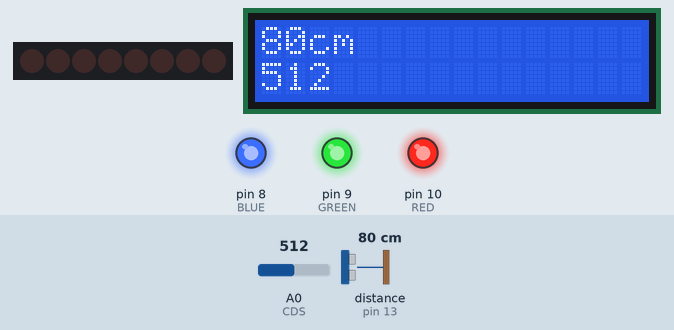
This sketch was run on a simulated Arduino Uno, built with avr-gcc and run on an emulated ATmega328P. On the bench: 8 shift-register outputs drawn as a row of LEDs (first output left, lit = HIGH), 16×2 character LCD, output pins drawn as LEDs (lit = HIGH). Wiring (inferred from the names in the program): ultrasonic range finder: trigger pin 12; echo pin 13; shift register (74HC595): data pin 2; shift clock pin 3; latch pin 4. Wiring (inferred from the signals the program sends): row of LEDs: on Q0, Q1, Q2, Q3, Q4, Q5, Q6, Q7. Inputs (shaded band) come from the test bench; at power-on: A0 (CDS) = 512, distance to the obstacle (sensor on pin 13) 80 cm. The echo pulse lasts 58.3 µs per cm; pins used as bus, display or sensor lines are not drawn.

Above: at 0.2 s.
1.3 s: A0 (CDS) set to 33
At 2.7 s:
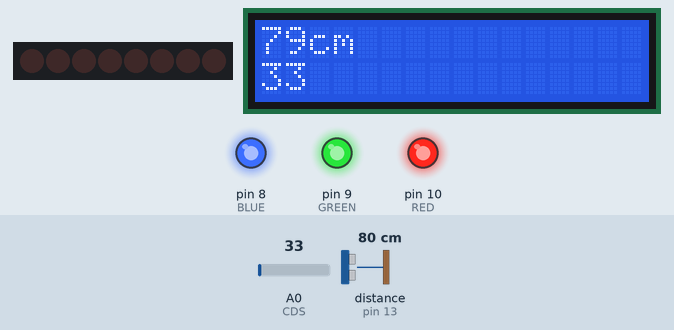
5.6 s: A0 (CDS) set to 28
At 6.5 s:
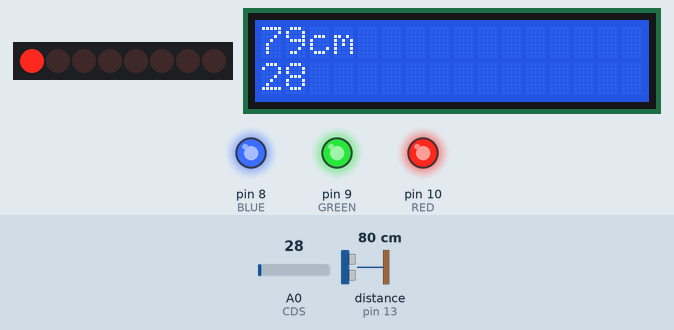
9.4 s: distance to the obstacle (sensor on pin 13) set to 33 cm
At 11.0 s:
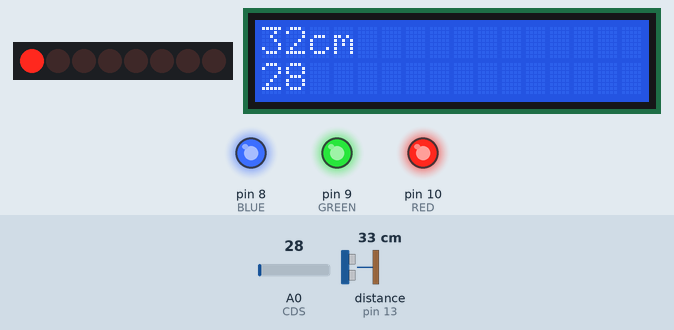
12.7 s: distance to the obstacle (sensor on pin 13) set to 27 cm
At 14.62 s:
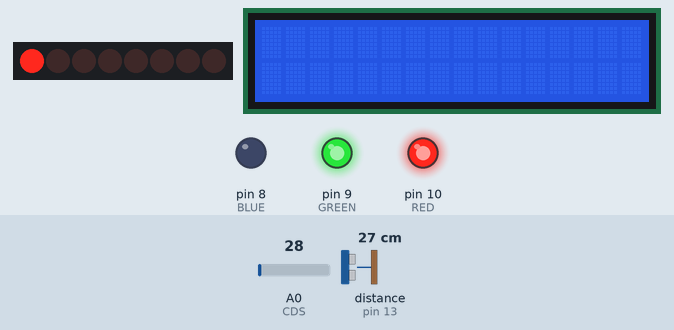
17.0 s: distance to the obstacle (sensor on pin 13) set to 18 cm
At 18.8 s:
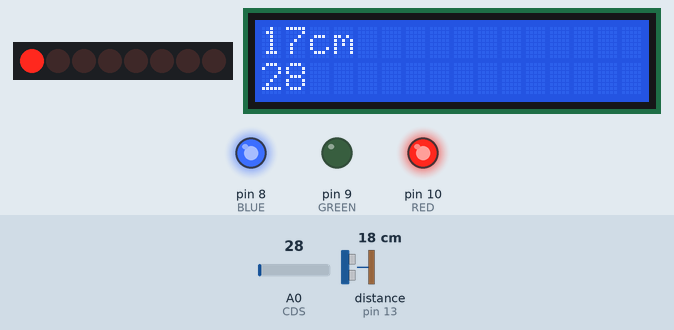
21.3 s: distance to the obstacle (sensor on pin 13) set to 11 cm
At 22.0 s:
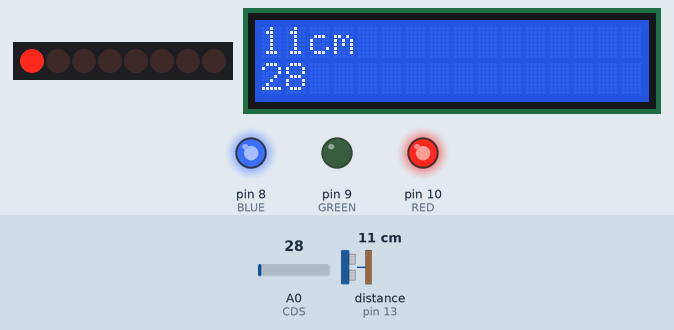
23.8 s: distance to the obstacle (sensor on pin 13) set to 8 cm
Timing chart, 0 to 26.8 s (numbered marks = the images above; inputs shaded):
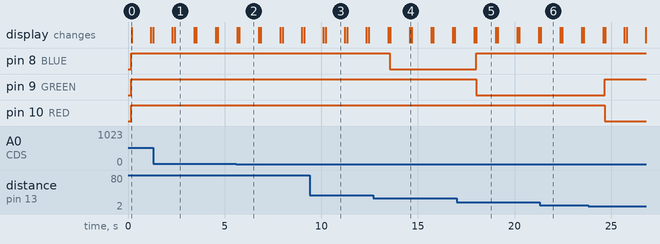

The sketch:

7_.ino
```cpp
#include <LiquidCrystal_I2C.h>
#include <Wire.h>


#define ECHO 13
#define TRIG 12

#define RED   10
#define GREEN 9
#define BLUE  8

LiquidCrystal_I2C lcd(0x27, 16, 2);

// shiftOut
int latchPin = 4;
int clockPin = 3;
int dataPin = 2;

int CDS = A0;
int CDS_LED_ON = 128;
int CDS_LED_OFF = 0;

void setup()
{
  Serial.begin(9600);
  lcd.begin();
  while(!Serial);

  pinMode(TRIG, OUTPUT);
  pinMode(ECHO, INPUT);

  pinMode(CDS, INPUT);

  pinMode(2, INPUT);
  pinMode(3, INPUT);
  pinMode(4, INPUT);

  pinMode(latchPin,OUTPUT);
  pinMode(clockPin, OUTPUT);
  pinMode(dataPin, OUTPUT);

  lcd.backlight();
}

void loop()
{
  lcd.clear();

  delay(100);
  // ECO DISTANCE
  long dist = Get_Eco_Distance(TRIG, ECHO);

  LED_off();

  if(dist < 10) LED_color(0,255,255);      //red
  else if(dist < 20) LED_color(255,0,255); //green
  else if(dist < 30) LED_color(255,255,0); //blue
  else LED_off();

  // CDS DETECT
  int lightPow = analogRead(CDS);
  CDS_LED_Control(lightPow);


  // LCD WRITE
  lcd.setCursor(0,0);
  lcd.print(dist); lcd.print("cm");

  lcd.setCursor(0,1);
  lcd.print(lightPow);


  delay(1000);
}

void CDS_LED_Control(int val)
{
  digitalWrite(latchPin, LOW);

  if(val <= 30)
  {
    shiftOut(dataPin, clockPin, LSBFIRST, CDS_LED_ON);
  }
  else
  {
    shiftOut(dataPin, clockPin, LSBFIRST, CDS_LED_OFF);
  }

  digitalWrite(latchPin, HIGH);
}

long Get_Eco_Distance(int trig, int echo)
{
  digitalWrite(trig, LOW);
  delayMicroseconds(2);
  digitalWrite(trig, HIGH);
  delayMicroseconds(10);
  digitalWrite(trig, LOW);

  return pulseIn(echo, HIGH) / 58.2;
}


void LED_off()
{
  analogWrite(RED, 255);
  analogWrite(GREEN, 255);
  analogWrite(BLUE, 255);
}

void LED_color(int r, int g, int b)
{
  analogWrite(RED, r);
  analogWrite(GREEN, g);
  analogWrite(BLUE, b);
}
```

Measured:
- the behaviour switches between 31 and 30 on A0 (CDS) (found by bisection; images 1 and 2)
- the behaviour switches between 31 and 30 cm on distance to the obstacle (sensor on pin 13) (found by bisection; images 3 and 4)
- after the input at 1.3 s, the display: first differs from a run without the input after 1.1 s (image 1)
- after the input at 5.6 s, the display: first differs from a run without the input after 0.16 s (image 2)
- after the input at 9.4 s, the display: first differs from a run without the input after 0.82 s (image 3)
- after the input at 12.7 s, pin 8 (BLUE): HIGH → LOW after 0.85 s; the display: first differs from a run without the input after 0.86 s (image 4 shows a later state)
- after the input at 17.0 s, pin 8 (BLUE): LOW → HIGH after 1.0 s; pin 9 (GREEN): HIGH → LOW after 1.0 s; the display: first differs from a run without the input after 1.0 s (image 5)
- after the input at 21.3 s, the display: changes after 0.05 s (image 6)
- after the input at 23.8 s, pin 9 (GREEN): LOW → HIGH after 0.88 s; pin 10 (RED): HIGH → LOW after 0.88 s
